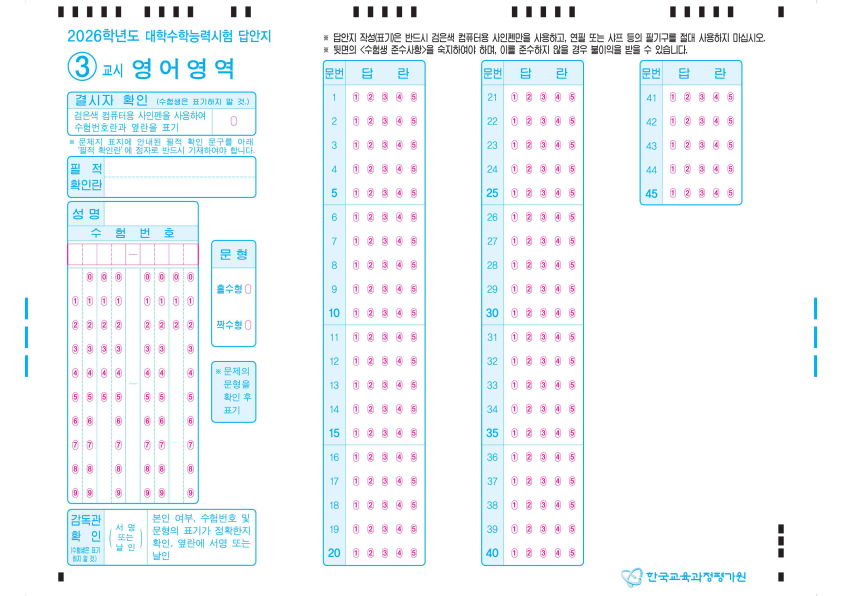
#> input picture omr-study/assets/template_english.png, 2526 x 1786 px (shown at 1/3 size)
$ python -i calibrate.py   (imports and definitions only)
#> lines starting #> are read from the running program, lines starting #| are printed output that depends on the picture; after the words box and inside, x2 and y2 are one past the last pixel; in counts of white or black regions, pixels touching at a corner belong together
"""Calibrate the supplied 2026 raster OMR PDF; never OCR handwritten answers."""

from pathlib import Path
import sys, json, hashlib
import cv2
import numpy as np
import pymupdf

ROOT = Path(__file__).resolve().parents[1]
SUBJECTS = ("korean", "math", "english")
# Layout bands measured on the supplied PDF, in its 1263 x 893 preview.
# These select semantic blocks; every bubble center is measured from the raster.
BLOCKS = {
    "korean": [
        (1, 20, 535, 640, 135, 840),
        (21, 14, 687, 790, 135, 625),
        (35, 11, 955, 1060, 135, 515),
    ],
    "english": [
        (1, 20, 525, 630, 135, 840),
        (21, 20, 762, 868, 135, 840),
        (41, 5, 999, 1105, 135, 300),
    ],
    "math": [
        (1, 10, 454, 558, 117, 462),
        (11, 5, 606, 711, 117, 282),
        (23, 6, 876, 981, 530, 732),
    ],
}
NUMERIC = {
    16: (1000, 1061, 117, 462),
    17: (1087, 1147, 117, 462),
    18: (412, 471, 530, 876),
    19: (499, 558, 530, 876),
    20: (586, 645, 530, 876),
    21: (672, 732, 530, 876),
    22: (759, 818, 530, 876),
    29: (1000, 1061, 530, 876),
    30: (1087, 1147, 530, 876),
}


# [8 lines left out: function clusters, not called in this run]


def detect_bubbles(image):
    gray = cv2.cvtColor(image, cv2.COLOR_BGR2GRAY)
    contours, _ = cv2.findContours(
        (gray < 240).astype("uint8"), cv2.RETR_LIST, cv2.CHAIN_APPROX_SIMPLE
    )
    return [
        (x + w / 2, y + h / 2)
        for c in contours
        for x, y, w, h in [cv2.boundingRect(c)]
        if 7 <= w <= 12 and 13 <= h <= 17
    ]


# [96 lines left out: functions grid, calibrate, not called in this run]


# [2 lines not run here, left out]

>>> import cv2
>>> picture = cv2.imread('../assets/template_english.png')
#> picture is the input picture: shape (1786, 2526, 3); mean B, G, R 250.2, 246.9, 242.3
>>> result = detect_bubbles(picture)
#> in detect_bubbles, `gray = cv2.cvtColor(image, cv2.COLOR_BGR2GRAY)`:
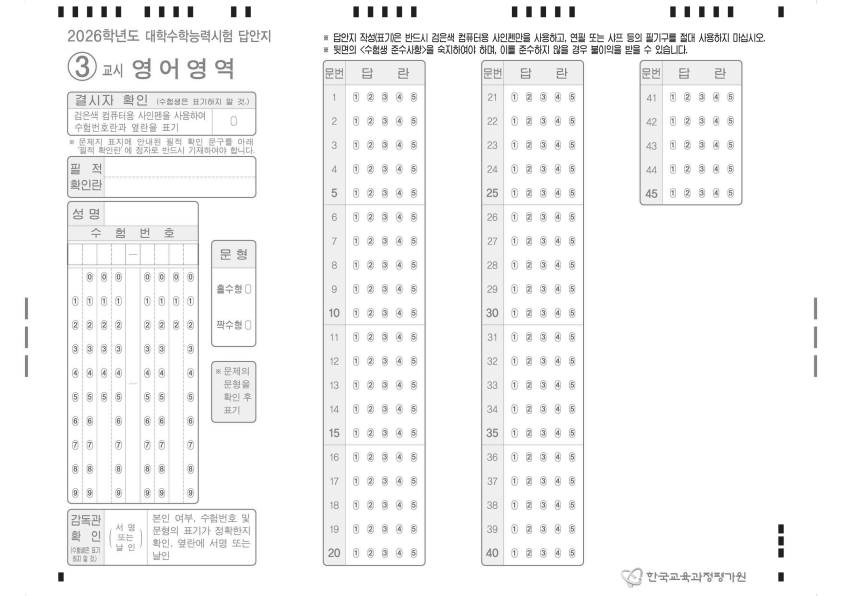
#> gray: shape (1786, 2526) (shown at 1/3 size); min 15, max 255, mean 245.9
#> in detect_bubbles, `contours, _ = cv2.findContours( (gray < 240).astype("uint8"), cv2.RETR..`: contours = 7247 contours, 5279 with area under 20; largest, box (x1, y1, x2, y2) and area: (1443, 179, 1753, 1699) 469213, (968, 179, 1278, 1699) 469208, (201, 602, 597, 1513) 359300, (1918, 179, 2228, 617) 134878, (201, 1526, 770, 1698) 96996
#> result = 115 pairs, first value 239 to 2164, second value 100.5 to 1658.5

$ run again, on omr-study/assets/template_korean.png
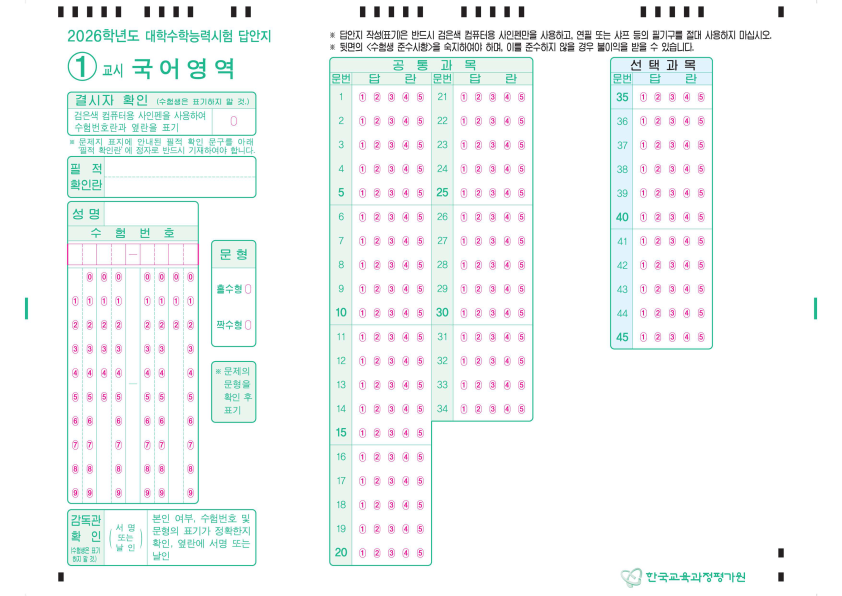
#> input picture omr-study/assets/template_korean.png, 2526 x 1786 px (shown at 1/3 size)
#> picture is the input picture: shape (1786, 2526, 3); mean B, G, R 247.2, 247.3, 243.9
#> in detect_bubbles, `gray = cv2.cvtColor(image, cv2.COLOR_BGR2GRAY)`:
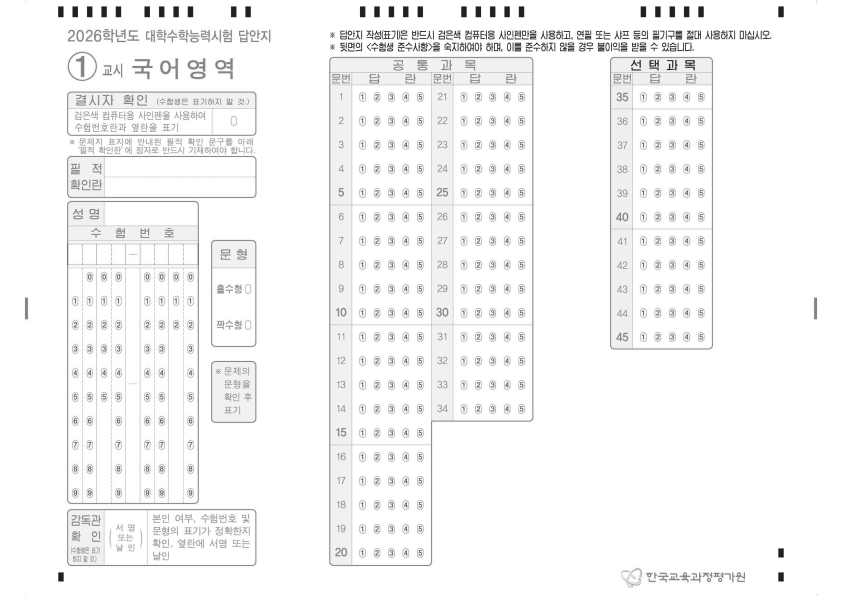
#> gray: shape (1786, 2526) (shown at 1/3 size); min 12, max 255, mean 246.3
#> contours = 5260 contours, 3415 with area under 20; largest, box (x1, y1, x2, y2) and area: (987, 170, 1601, 1699) 804829, (201, 602, 597, 1513) 359302, (1830, 170, 2139, 1049) 270293, (201, 1527, 770, 1699) 96992, (1359, 615, 1598, 975) 85440
#> result = 108 pairs, first value 267.5 to 2166, second value 100.5 to 1725.5

$ run again, on omr-study/assets/template_math.png
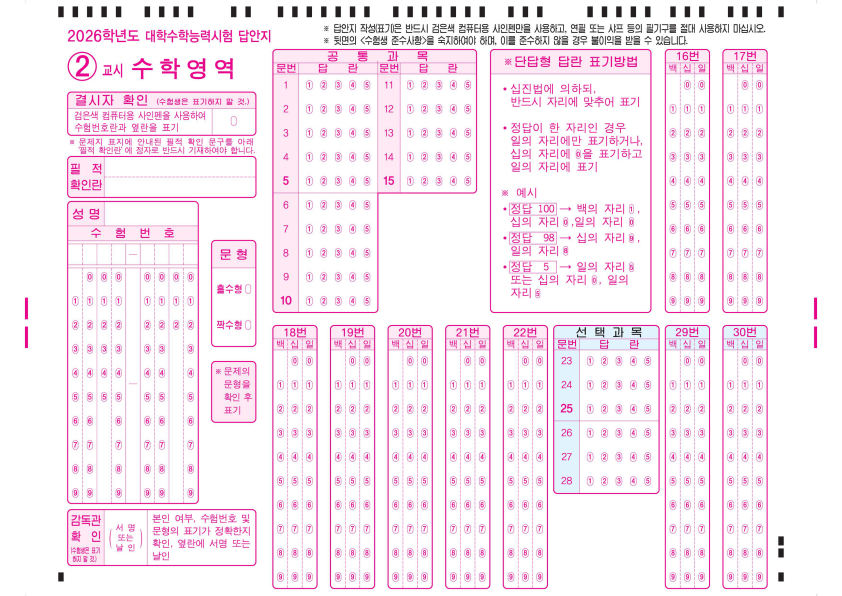
#> input picture omr-study/assets/template_math.png, 2526 x 1786 px (shown at 1/3 size)
#> picture is the input picture: shape (1786, 2526, 3); mean B, G, R 243.5, 234.7, 248.4
#> in detect_bubbles, `gray = cv2.cvtColor(image, cv2.COLOR_BGR2GRAY)`:
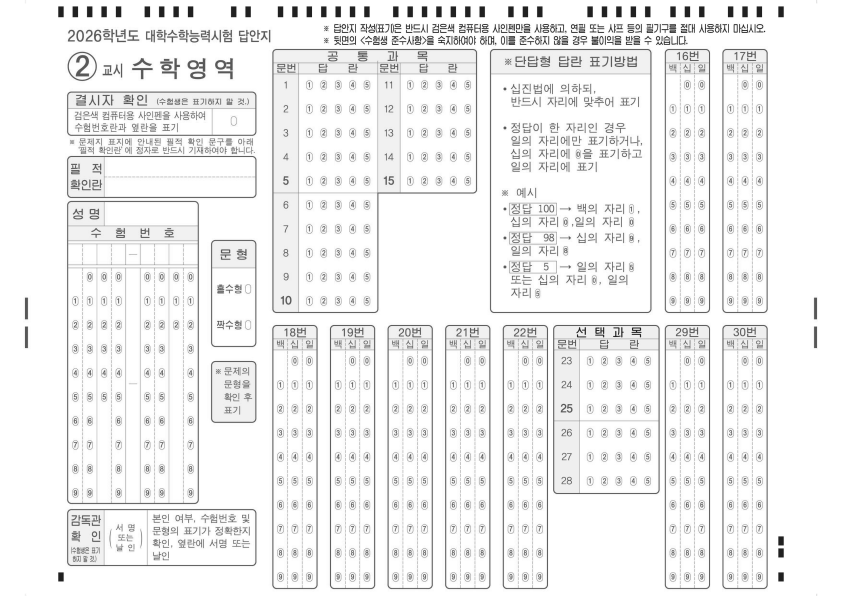
#> gray: shape (1786, 2526) (shown at 1/3 size); min 13, max 255, mean 239.8
#> contours = 9689 contours, 6893 with area under 20; largest, box (x1, y1, x2, y2) and area: (1469, 146, 1955, 940) 384460, (816, 146, 1432, 940) 380484, (201, 602, 597, 1513) 359309, (1473, 222, 1952, 936) 340072, (1659, 974, 1979, 1483) 161926
#> result = 96 pairs, first value 221.5 to 2278.5, second value 89.5 to 1629.5
